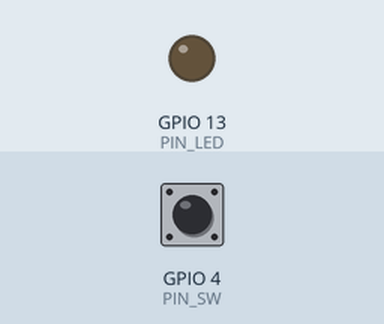
A sketch run on a simulated ESP8266 (NodeMCU). Parts: output pins drawn as LEDs (lit = HIGH). The inputs (shaded band) are chosen by the test bench; at power-on: GPIO 4 (PIN_SW) HIGH. WiFi joins after 1.5 s; servers stay silent unless stated; what the sketch prints to the serial monitor is not drawn. At 1.7 s the program puts the board to deep sleep or switches it off; the recording ends there.

Above: at 0.1 s.
At 1.0 s:
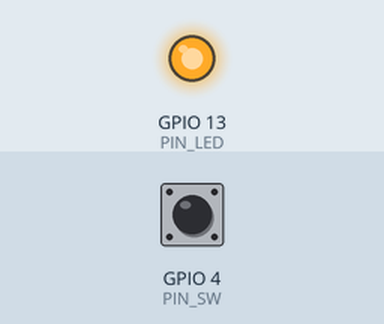
Timing chart, 0 to 1.7 s (numbered marks = the images above):
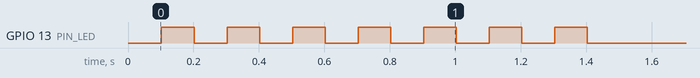

The sketch:

example08_sw.ino
```cpp
// (licence header left out)
#include <ESP8266WiFi.h>                    // ESP8266用ライブラリ
extern "C" {
#include "user_interface.h"                 // ESP8266用の拡張IFライブラリ
}
#include <WiFiUdp.h>                        // UDP通信を行うライブラリ
#define PIN_SW 4                            // IO 4(10番ピン) にスイッチを接続
#define PIN_LED 13                          // IO 13(5番ピン)にLEDを接続する
#define SSID "1234ABCD"                     // 無線LANアクセスポイントのSSID
#define PASS "password"                     // パスワード
#define SENDTO "192.168.0.255"              // 送信先のIPアドレス
#define PORT 1024                           // 送信のポート番号
#define SLEEP_P 3550*1000000ul              // スリープ時間 3550秒(約60分)
#define DEVICE "rd_sw_1,"                   // デバイス名(5文字+"_"+番号+",")
void sleep();

int reed;                                   // リードスイッチの状態用

void setup(){                               // 起動時に一度だけ実行する関数
    int waiting=0;                          // アクセスポイント接続待ち用
    pinMode(PIN_SW,INPUT_PULLUP);           // スイッチを接続したポートを入力に
    pinMode(PIN_LED,OUTPUT);                // LEDを接続したポートを出力に
    reed=digitalRead(PIN_SW);               // スイッチの状態を取得
    Serial.begin(9600);                     // 動作確認のためのシリアル出力開始
    Serial.println("Example 08 REED SW");   // 「Example 08」をシリアル出力表示
    WiFi.mode(WIFI_STA);                    // 無線LANをSTAモードに設定
    WiFi.begin(SSID,PASS);                  // 無線LANアクセスポイントへ接続
    while(WiFi.status() != WL_CONNECTED){   // 接続に成功するまで待つ
        delay(100);                         // 待ち時間処理
        waiting++;                          // 待ち時間カウンタを1加算する
        digitalWrite(PIN_LED,waiting%2);    // LED(EN信号)の点滅
        if(waiting%10==0)Serial.print('.'); // 進捗表示
        if(waiting > 300) sleep();          // 300回(30秒)を過ぎたらスリープ
    }
    Serial.println(WiFi.localIP());         // 本機のIPアドレスをシリアル出力
    Serial.print(reed);                     // 起動直後のスイッチ状態を出力表示
    Serial.print(", ");                     // 「,」カンマと「␣」を出力表示
}

void loop(){
    WiFiUDP udp;                            // UDP通信用のインスタンスを定義

    udp.beginPacket(SENDTO, PORT);          // UDP送信先を設定
    udp.print(DEVICE);                      // デバイス名を送信
    udp.print(reed);                        // 起動直後のスイッチ状態を送信
    udp.print(", ");                        // 「,」カンマと「␣」を送信
    reed=digitalRead(PIN_SW);               // スイッチの状態を取得
    udp.println(reed);                      // 現在のスイッチの状態を送信
    Serial.println(reed);                   // シリアル出力表示
    udp.endPacket();                        // UDP送信の終了(実際に送信する)
    sleep();
}

void sleep(){
    digitalWrite(PIN_LED,LOW);              // LEDの消灯
    delay(200);                             // 送信待ち時間
    ESP.deepSleep(SLEEP_P,WAKE_RF_DEFAULT); // スリープモードへ移行する
    while(1){                               // 繰り返し処理
        delay(100);                         // 100msの待ち時間処理
    }                                       // 繰り返し中にスリープへ移行
}
```
